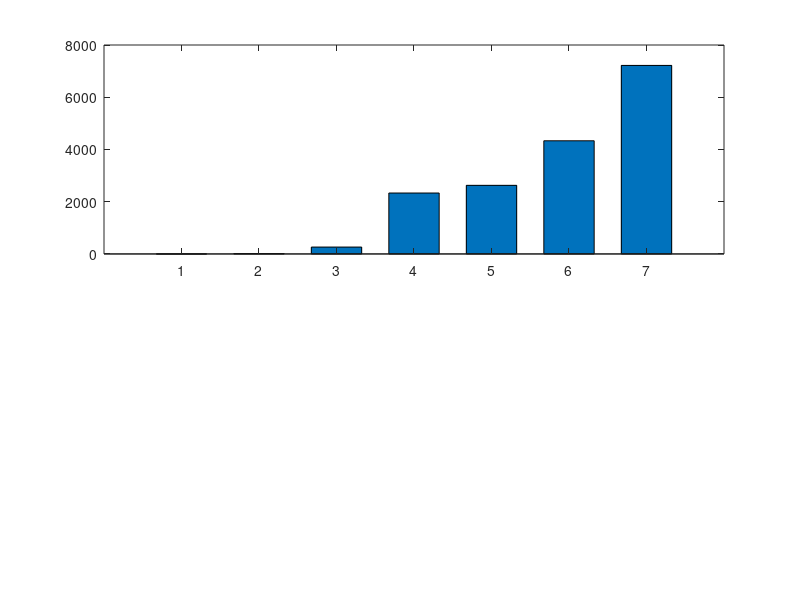

Source code (MATLAB): (Note: this script raises an error after producing the figure.)
%% plot_G4_fig1_latency_cascade.m
% G4 — Two-panel figure (2 × 1)
%
% Top    (a): Latency cascade — all tiers on log scale (PID to LLM)
% Bottom (b): Tier 3 LLM latency comparison with 95% CI
%
% Data source: G4_runs_20260524_234054.csv + G4_calls_20260524_234054.csv (latest)

clear; clc; close all;

%% ── Data ─────────────────────────────────────────────────────────────────────

% (a) All-tier cascade
%  YOLO: stable mean from runs 2-5 (run 1 is warm-up)
tierValues = [0.5; 16.21; 263.37; 2332.6; 2626.8; 4333.0; 7218.3];   % ms
freqLabels = {'2000/s'; '~60/s'; '~3-4/s'; '~0.4/s'; '~0.4/s'; '~0.2/s'; '~0.1/s'};
valStrs    = {'0.5ms','16ms','263ms','2,333ms','2,627ms','4,333ms','7,218ms'};

cascadeColors = [0.18 0.80 0.44;   % PID
                 0.15 0.68 0.38;   % MediaPipe
                 0.95 0.61 0.07;   % YOLO
                 0.69 0.49 0.85;   % Gemini
                 0.29 0.56 0.85;   % GPT-4o
                 0.42 0.75 0.42;   % GPT-4o-mini
                 0.88 0.48 0.33];  % Claude

% (b) LLM comparison
modelLabels = {'Claude','GPT-4o','GPT-4o-mini','Gemini'};
means_ms    = [7218.3,  2626.8,  4333.0,  2332.6];
ci95_ms     = [ 414.8,   149.6,   283.7,   196.4];   % 1.96 × SEM, n=40

llmColors = [0.88 0.48 0.33;   % Claude
             0.29 0.56 0.85;   % GPT-4o
             0.42 0.75 0.42;   % GPT-4o-mini
             0.69 0.49 0.85];  % Gemini

%% ── Figure ───────────────────────────────────────────────────────────────────
fig = figure('Name','G4 — Latency Analysis', ...
             'Position',[80 60 1100 900]);

%% ══════════════════════════════════════════════════════════════════════════════
%% Subplot (a) — Latency cascade (log scale)
%% ══════════════════════════════════════════════════════════════════════════════
ax1 = subplot(2,1,1);
x7  = 1:7;
bh1 = bar(x7, tierValues, 0.65);
bh1.FaceColor = 'flat';
for k = 1:7
    bh1.CData(k,:) = cascadeColors(k,:);
end
bh1.FaceAlpha = 0.87;
bh1.EdgeColor = 'none';
set(ax1, 'YScale', 'log');
hold on;

% Tier separator lines
xline(1.5,'--','Color',[0.65 0.65 0.65],'LineWidth',0.9,'HandleVisibility','off');
xline(2.5,'--','Color',[0.65 0.65 0.65],'LineWidth',0.9,'HandleVisibility','off');
xline(3.5,'--','Color',[0.65 0.65 0.65],'LineWidth',0.9,'HandleVisibility','off');

% Value labels above bars
for k = 1:7
    text(x7(k), tierValues(k)*2.5, valStrs{k}, ...
         'HorizontalAlignment','center','FontSize',8.5,'FontWeight','bold', ...
         'Color',[0.15 0.15 0.15]);
end

% Frequency labels inside bars
for k = 1:7
    text(x7(k), tierValues(k)*0.3, freqLabels{k}, ...
         'HorizontalAlignment','center','FontSize',7.5,'FontWeight','bold', ...
         'Color','w');
end

% ×N ratio between adjacent tiers
ratioX  = [1.5, 2.5, 3.5];
ratioY  = [3,   65,  800];
ratioV  = [tierValues(2)/tierValues(1), tierValues(3)/tierValues(2), tierValues(4)/tierValues(3)];
for i = 1:3
    text(ratioX(i), ratioY(i), sprintf('\\times%.0f', ratioV(i)), ...
         'HorizontalAlignment','center','FontSize',9, ...
         'Color',[0.45 0.45 0.45],'FontAngle','italic');
end

% X-tick labels: component name only (multiline via cell array rows)
set(ax1,'XTick',x7, ...
    'XTickLabel',{'PID','MediaPipe','YOLO+Depth','Gemini','GPT-4o','GPT-4o-mini','Claude'}, ...
    'FontSize',9.5);
ylim([0.08 80000]);
ax1.YTick      = [0.1 1 10 100 1000 10000];
ax1.YTickLabel = {'0.1ms','1ms','10ms','100ms','1s','10s'};
ylabel('Latency  (log scale)','FontSize',11);
title({'(a)  Four-Tier Latency Cascade'; ...
       '4 orders of magnitude: PID (0.5ms, 2kHz) \rightarrow LLM (2,333–7,218ms)'},'FontSize',11);
ax1.YGrid='on'; ax1.XGrid='off';
ax1.GridAlpha=0.25; ax1.GridLineStyle='--'; ax1.Box='off';
hold off;

%% ══════════════════════════════════════════════════════════════════════════════
%% Subplot (b) — LLM latency comparison with 95% CI
%% ══════════════════════════════════════════════════════════════════════════════
ax2 = subplot(2,1,2);
x4  = 1:4;
bh2 = bar(x4, means_ms, 0.52);
bh2.FaceColor = 'flat';
for k = 1:4
    bh2.CData(k,:) = llmColors(k,:);
end
bh2.FaceAlpha = 0.87;
bh2.EdgeColor = 'none';
hold on;

% 95% CI error bars
errorbar(x4, means_ms, ci95_ms, ...
         'LineStyle','none','Color',[0.30 0.30 0.30], ...
         'LineWidth',1.6,'CapSize',8,'HandleVisibility','off');

% Value + CI labels above bars
for k = 1:4
    text(x4(k), means_ms(k) + ci95_ms(k) + 180, ...
         sprintf('%.0fms \\pm%.0fms', means_ms(k), ci95_ms(k)), ...
         'HorizontalAlignment','center','FontSize',9,'FontWeight','bold', ...
         'Color',[0.15 0.15 0.15]);
end

% Claude vs Gemini ratio label
ratio = means_ms(1) / means_ms(4);
ymid  = (means_ms(1) + means_ms(4)) / 2;
plot([x4(1) x4(4)], [means_ms(1) means_ms(4)], ...
     'Color',[0.60 0.60 0.60],'LineStyle',':','LineWidth',1.2,'HandleVisibility','off');
text(2.5, ymid + 500, sprintf('Claude is %.1f\\times slower than Gemini', ratio), ...
     'HorizontalAlignment','center','FontSize',9.5, ...
     'Color',[0.45 0.45 0.45],'FontAngle','italic');

set(ax2,'XTick',x4,'XTickLabel',modelLabels,'FontSize',11);
ylim([0 10500]);
ax2.YTick      = 0:1000:10000;
ax2.YTickLabel = {'0','1s','2s','3s','4s','5s','6s','7s','8s','9s','10s'};
ylabel('Mean Latency','FontSize',11);
title({'(b)  Tier 3 LLM Latency Comparison  (95% CI,  n = 40 per model)'; ...
       'Claude 3.1\times slower than Gemini — directly informs model selection'},'FontSize',11);
ax2.YGrid='on'; ax2.XGrid='off';
ax2.GridAlpha=0.28; ax2.GridLineStyle='--'; ax2.Box='off';
hold off;
